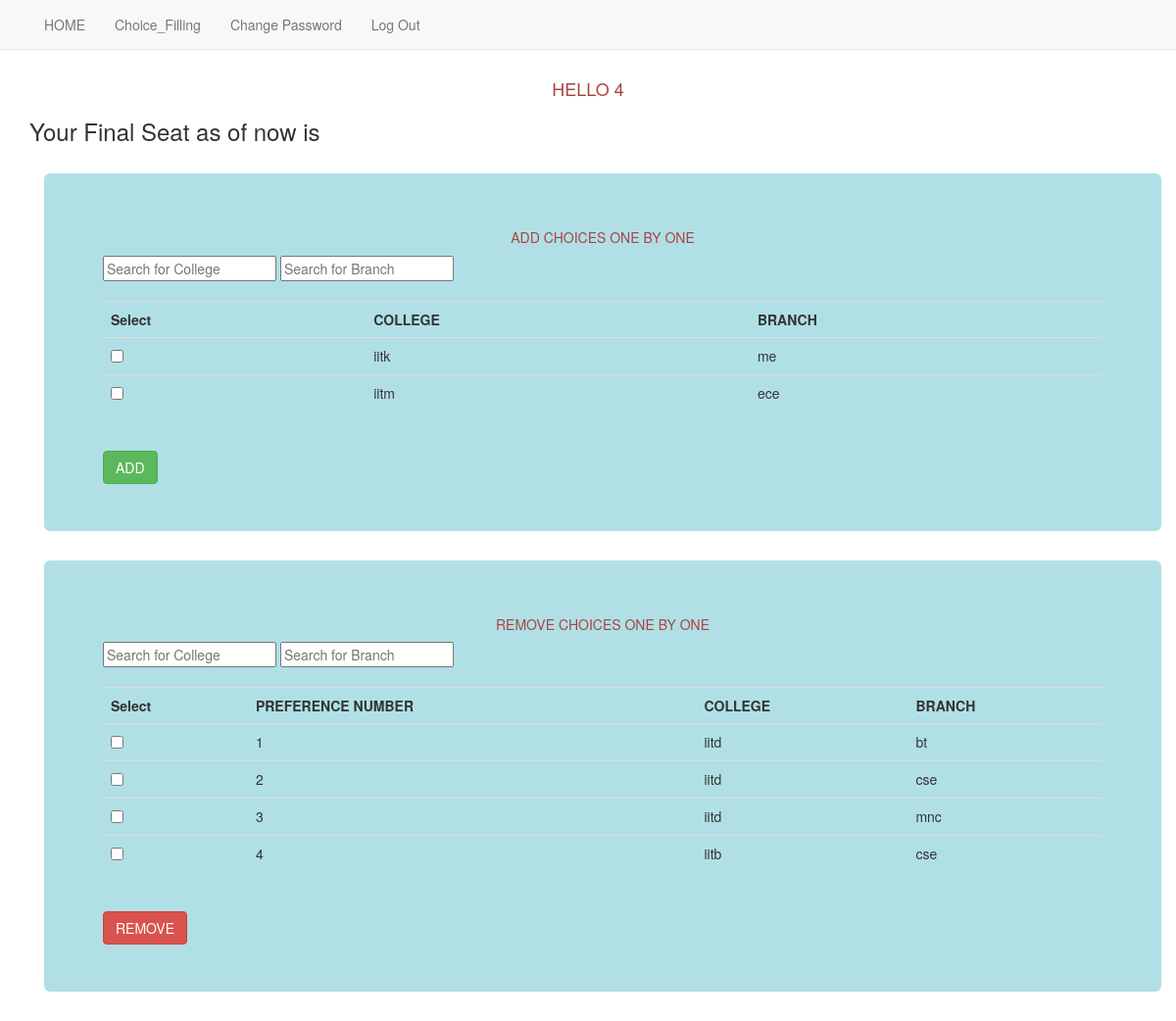
Page /candidate/choicefilling/ (signed in) on the committed database.
### Candidate/models.py (models this page shows, shortened)
class Branch(models.Model):
    name = models.CharField(max_length=100, null=False)
    college = models.ForeignKey(College, on_delete=models.CASCADE, null=False)
    capacity = models.IntegerField(default=50)
    preferences = models.CharField(max_length=1000, default="", null=True, blank=True)
    gen_capacity = models.IntegerField(default=0)
    gen_pwd_capacity = models.IntegerField(default=0)
    obc_ncl_capacity = models.IntegerField(default=0)
    obc_ncl_pwd_capacity = models.IntegerField(default=0)
    sc_capacity = models.IntegerField(default=0)
    sc_pwd_capacity = models.IntegerField(default=0)
    st_capacity = models.IntegerField(default=0)
    st_pwd_capacity = models.IntegerField(default=0)
    gen_capacity_filled = models.IntegerField(default=0)
    gen_pwd_capacity_filled = models.IntegerField(default=0)
    obc_ncl_capacity_filled = models.IntegerField(default=0)
    obc_ncl_pwd_capacity_filled = models.IntegerField(default=0)
    sc_capacity_filled = models.IntegerField(default=0)
    sc_pwd_capacity_filled = models.IntegerField(default=0)
    st_capacity_filled = models.IntegerField(default=0)
    st_pwd_capacity_filled = models.IntegerField(default=0)

class College(models.Model):
    name = models.CharField(max_length=100, null=False)

### Candidate/views.py (the view)
# urls.py: path('choicefilling/', views.ChoiceFilling, name="choicefilling"),
def ChoiceFilling(request):
    if request.POST:
        print(request.POST)
        cand = Candidate.objects.get(user=request.user)
        if(cand.locked == 0):
            lock = 0
            if "ADD" in request.POST and "choice" in request.POST:
                arr = []
                branchprefdone = []
                branches = Branch.objects.all()
                pref = cand.preferences
                ask = ""
                if pref is ask:
                    cand.preferences = str(request.POST['choice'])
                else:
                    cand.preferences = str(cand.preferences) + "," + str(request.POST['choice'])
                cand.save()
                pref = cand.preferences
                if pref:
                    arr = pref.split(",")
                    for x in arr:
                        temp = x.split('-')
                        if len(temp) == 2:
                            branchprefdone.append(
                                Branch.objects.get(name=temp[1], college=College.objects.get(name=temp[0])))
                branchrem = []
                for x in branches:
                    if x not in branchprefdone:
                        branchrem.append(x)
            elif "REMOVE" in request.POST and "Rchoice" in request.POST:
                print(len(request.POST['Rchoice']))
                print("-----------=-=-----------=-=-=--==-=-=-=-==-=-=-=-=-=-=-=-=-=-=-=-==-==-=-=-=-=--=-=-=-")
                arr = []
                branchprefdone = []
                branches = Branch.objects.all()
                cand = Candidate.objects.get(user=request.user)
                pref = cand.preferences
                temppref = ""
                if pref is not None:
                    arr = pref.split(",")
                    for x in arr:
                        if x in request.POST['Rchoice']:
                            pass
                        elif temppref == "":
                            temppref = x
                        else:
                            print(x)
                            temppref = temppref + ',' + x
                cand.preferences = temppref
                cand.save()
                pref = temppref
                if pref:
                    arr1 = pref.split(",")
                    for x in arr1:
                        temp = x.split('-')
                        if len(temp) == 2:
                            branchprefdone.append(
                                Branch.objects.get(name=temp[1], college=College.objects.get(name=temp[0])))
                branchrem = []
                for x in branches:
                    if x not in branchprefdone:
                        branchrem.append(x)
            else:
                arr = []
                branchprefdone = []
                branches = Branch.objects.all()
                cand = Candidate.objects.get(user=request.user)
                pref = cand.preferences
                if pref:
                    arr = pref.split(",")
                    for x in arr:
                        temp = x.split('-')
                        if len(temp) == 2:
                            branchprefdone.append(
                                Branch.objects.get(name=temp[1], college=College.objects.get(name=temp[0])))
                branchrem = []
                for x in branches:
                    if x not in branchprefdone:
                        branchrem.append(x)
        else:
            lock = 1;
            arr = []
            branchprefdone = []
            branches = Branch.objects.all()
            cand = Candidate.objects.get(user=request.user)
            pref = cand.preferences
            if pref:
                arr = pref.split(",")
                coll = []
                brname = []
                temp = []
                for x in arr:
                    temp = x.split('-')
                    if len(temp) == 2:
                        branchprefdone.append(Branch.objects.get(name=temp[1], college=College.objects.get(name=temp[0])))
            branchrem = []
            for x in branches:
                if x not in branchprefdone:
                    branchrem.append(x)
    else:
        arr = []
        branchprefdone = []
        branches = Branch.objects.all()
        cand = Candidate.objects.get(user=request.user)
        lock = cand.locked
        pref = cand.preferences
        if pref:
            arr = pref.split(",")
            coll = []
            brname = []
            temp = []
            for x in arr:
                temp = x.split('-')
                if len(temp) == 2:
                    branchprefdone.append(Branch.objects.get(name=temp[1], college=College.objects.get(name=temp[0])))
        branchrem = []
        for x in branches:
            if x not in branchprefdone:
                branchrem.append(x)
    return render(request, 'Candidate/choicefilling.html',
                  {'branches': branches, 'branchprefdone': branchprefdone, 'branchrem': branchrem, 'lock':lock})

### templates/candidate/choicefilling.html (shortened to what this page needs)
{% extends 'Candidate/base.html' %}
{% block body_block %}
  {% if lock == 0 %}
    <div class="container">
      <div style="background-color:#b0e0e6" class="jumbotron">
      	<h5 class="text-center text-danger">ADD CHOICES ONE BY ONE</h5>
        <input type="text" id="myInput3" onkeyup="myFunction3()" placeholder="Search for College" title="Type in College">
        <input type="text" id="myInput4" onkeyup="myFunction4()" placeholder="Search for Branch" title="Type in Branch">
        <br><br>
        <form action="{% url 'Candidate:choicefilling' %}" method="post">
        <table class="table table-hover" style="width:100%" id="myTable2">
        <tr>
          <th>Select</th>
          <th>COLLEGE</th>
          <th>BRANCH</th>
        </tr>
        {% for x in branchrem %}
        <tr>
          <td><input class="form-check-input1" type="checkbox" value="{{ x.college.name }}-{{ x.name }}" id="{{ x.college.name }}-{{ x.name }}" name="choice"  ></td>
          <td>{{ x.college.name }}</td>
          <td>{{ x.name }}</td>
        </tr>
        {% endfor %}
      </table>
      <br>
          <button type="submit" name="ADD" class="btn btn-success">ADD</button>
    </form>
      </div>
    </div>
{% endif %}
    <div class="container">
      <div style="background-color:#b0e0e6" class="jumbotron">
        {% if lock == 0 %}
      	<h5 class="text-center text-danger">REMOVE CHOICES ONE BY ONE</h5>
        <input type="text" id="myInput" onkeyup="myFunction()" placeholder="Search for College" title="Type in College">
        <input type="text" id="myInput1" onkeyup="myFunction1()" placeholder="Search for Branch" title="Type in Branch">
        {% else %}
        <h5 class="text-center text-danger">YOUR LOCKED CHOICES</h5>
        <input type="text" id="myInput1" onkeyup="myFunction2()" placeholder="Search for College" title="Type in College">
        <input type="text" id="myInput" onkeyup="myFunction5()" placeholder="Search for Branch" title="Type in Branch">
        {% endif %}
        <br><br>
         {% if lock == 0 %}
        <form action="{% url 'Candidate:choicefilling' %}" method="post">
        {% endif %}
        <table class="table table-hover" style="width:100%" id="myTable">
        <tr>
          {% if lock == 0 %}
          <th>Select</th>
          {% endif %}
          <th>PREFERENCE NUMBER</th>
          <th>COLLEGE</th>
          <th>BRANCH</th>
        </tr>
        {% for x in branchprefdone %}
        <tr>
          {% if lock == 0 %}
          <td><input class="form-check-input1" type="checkbox" value="{{ x.college.name }}-{{ x.name }}" id="{{ x.college.name }}-{{ x.name }}" name="Rchoice"  ></td>
          {% endif %}
          <td>{{ forloop.counter }}</td>
          <td>{{ x.college.name }}</td>
          <td>{{ x.name }}</td>
        </tr>
        {% endfor %}
      </table>
{% if lock == 0 %}
      <br>
          <button type="submit" name="REMOVE" class="btn btn-danger">REMOVE</button>
    </form>
{% endif %}
      </div>
    </div>
{% endblock %}

### templates/candidate/base.html (shortened to what this page needs)
<!DOCTYPE html>
<html lang="en" dir="ltr">
  <head>
    <link rel="stylesheet" href="https://maxcdn.bootstrapcdn.com/bootstrap/3.4.1/css/bootstrap.min.css">
  </head>
  <body>
    {% if user.is_authenticated %}
    <nav class="navbar navbar-default navbar-static-top">
      <div class="container">
        <ul class="nav navbar-nav">
          <li><a class="navbar-link" href="{% url 'home' %}">HOME</a></li>
          <li><a class="navbar-link" href="{% url 'Candidate:choicefilling' %}">Choice_Filling</a></li>
          <li><a class="navbar-link" href="{% url 'Candidate:change_password' %}">Change Password</a></li>
          <li><a class="navbar-link" href="{% url 'logout' %}">Log Out</a></li>
        </ul>
      </div>
    </nav>
    <div class="container">
      <h4 class="text-center text-danger">HELLO {{user.username}}</h4>
      <h3>
        Your Final Seat as of now is {{seat}}
      </h3>
          <br>
      {% block body_block %}{% endblock %}
    </div>
    {% endif %}
  </body>
</html>

### rows in the picture
Branch: college.name "iitk", name "me"
Branch: college.name "iitm", name "ece"
Branch: college.name "iitd", name "bt"
Branch: college.name "iitd", name "cse"
Branch: college.name "iitd", name "mnc"
Branch: college.name "iitb", name "cse"

### other values in the picture
{{ user.username }} "4"
